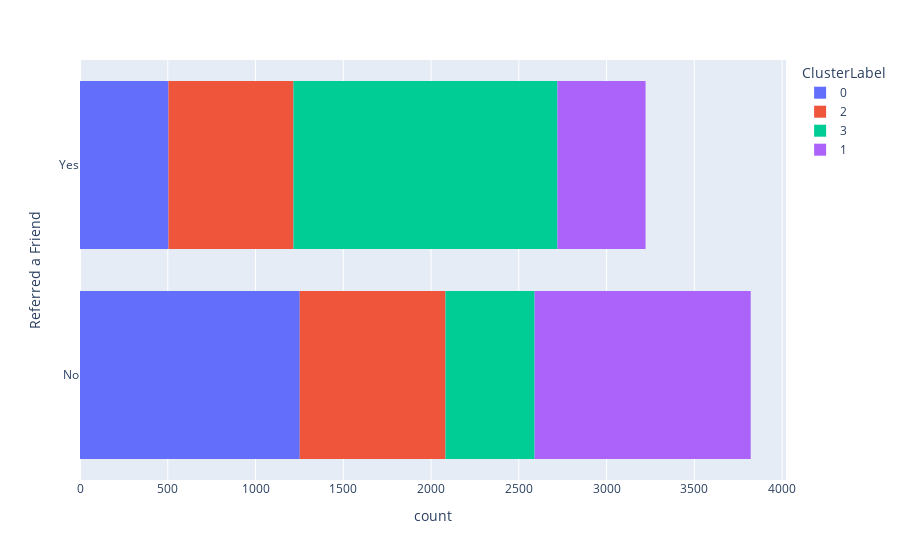

The notebook cell this image was saved under:
### Code cell
px.histogram(odf, y='Referred a Friend', color='ClusterLabel')

### Figure 1 — Plotly figure (JSON) as saved in the notebook; plotly's stock layout.template omitted (floating-point values rounded to 4 significant figures; data arrays with more than 128 entries replaced by an {"elided": "..."} marker saying what was removed)
{"data": [{"alignmentgroup": "True", "bingroup": "y", "hovertemplate": "ClusterLabel=0<br>count=%{x}<br>Referred a Friend=%{y}<extra></extra>", "legendgroup": "0", "marker": {"color": "#636efa", "pattern": {"shape": ""}}, "name": "0", "offsetgroup": "0", "orientation": "h", "showlegend": true, "type": "histogram", "xaxis": "x", "y": {"elided": "1756 str values"}, "yaxis": "y"}, {"alignmentgroup": "True", "bingroup": "y", "hovertemplate": "ClusterLabel=2<br>count=%{x}<br>Referred a Friend=%{y}<extra></extra>", "legendgroup": "2", "marker": {"color": "#EF553B", "pattern": {"shape": ""}}, "name": "2", "offsetgroup": "2", "orientation": "h", "showlegend": true, "type": "histogram", "xaxis": "x", "y": {"elided": "1542 str values"}, "yaxis": "y"}, {"alignmentgroup": "True", "bingroup": "y", "hovertemplate": "ClusterLabel=3<br>count=%{x}<br>Referred a Friend=%{y}<extra></extra>", "legendgroup": "3", "marker": {"color": "#00cc96", "pattern": {"shape": ""}}, "name": "3", "offsetgroup": "3", "orientation": "h", "showlegend": true, "type": "histogram", "xaxis": "x", "y": {"elided": "2012 str values"}, "yaxis": "y"}, {"alignmentgroup": "True", "bingroup": "y", "hovertemplate": "ClusterLabel=1<br>count=%{x}<br>Referred a Friend=%{y}<extra></extra>", "legendgroup": "1", "marker": {"color": "#ab63fa", "pattern": {"shape": ""}}, "name": "1", "offsetgroup": "1", "orientation": "h", "showlegend": true, "type": "histogram", "xaxis": "x", "y": {"elided": "1733 str values"}, "yaxis": "y"}], "layout": {"barmode": "relative", "legend": {"title": {"text": "ClusterLabel"}, "tracegroupgap": 0}, "margin": {"t": 60}, "xaxis": {"anchor": "y", "domain": [0, 1], "title": {"text": "count"}}, "yaxis": {"anchor": "x", "domain": [0, 1], "title": {"text": "Referred a Friend"}}}}
